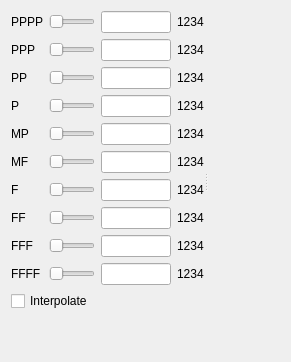
               <widget class="QWidget" name="instrument_dynamics_tab">
                <attribute name="title">
                 <string>Dynamics</string>
                </attribute>
                <layout class="QHBoxLayout" name="horizontalLayout_6">
                 <item>
                  <widget class="QSplitter" name="splitter_5">
                   <property name="orientation">
                    <enum>Qt::Horizontal</enum>
                   </property>
                   <property name="childrenCollapsible">
                    <bool>false</bool>
                   </property>
                   <widget class="QWidget" name="dynamics_widget" native="true">
                    <layout class="QGridLayout" name="gridLayout_15">
                     <item row="2" column="1">
                      <widget class="QSlider" name="pp_slider">
                       <property name="maximum">
                        <number>255</number>
                       </property>
                       <property name="tracking">
                        <bool>false</bool>
                       </property>
                       <property name="orientation">
                        <enum>Qt::Horizontal</enum>
                       </property>
                      </widget>
                     </item>
                     <item row="7" column="2">
                      <widget class="QLineEdit" name="ff_setting"/>
                     </item>
                     <item row="4" column="2">
                      <widget class="QLineEdit" name="mp_setting"/>
                     </item>
                     <item row="5" column="2">
                      <widget class="QLineEdit" name="mf_setting"/>
                     </item>
                     <item row="8" column="0">
                      <widget class="QLabel" name="fff_label">
                       <property name="text">
                        <string>FFF</string>
                       </property>
                      </widget>
                     </item>
                     <item row="6" column="3">
                      <widget class="QLabel" name="f_setting_label">
                       <property name="text">
                        <string>1234</string>
                       </property>
                      </widget>
                     </item>
                     <item row="4" column="0">
                      <widget class="QLabel" name="mp_label">
                       <property name="text">
                        <string>MP</string>
                       </property>
                      </widget>
                     </item>
                     <item row="0" column="0">
                      <widget class="QLabel" name="pppp_label">
                       <property name="text">
                        <string>PPPP</string>
                       </property>
                      </widget>
                     </item>
                     <item row="8" column="1">
                      <widget class="QSlider" name="fff_slider">
                       <property name="maximum">
                        <number>255</number>
                       </property>
                       <property name="tracking">
                        <bool>false</bool>
                       </property>
                       <property name="orientation">
                        <enum>Qt::Horizontal</enum>
                       </property>
                      </widget>
                     </item>
                     <item row="7" column="3">
                      <widget class="QLabel" name="ff_setting_label">
                       <property name="text">
                        <string>1234</string>
                       </property>
                      </widget>
                     </item>
                     <item row="8" column="3">
                      <widget class="QLabel" name="fff_setting_label">
                       <property name="text">
                        <string>1234</string>
                       </property>
                      </widget>
                     </item>
                     <item row="6" column="1">
                      <widget class="QSlider" name="f_slider">
                       <property name="maximum">
                        <number>255</number>
                       </property>
                       <property name="tracking">
                        <bool>false</bool>
                       </property>
                       <property name="orientation">
                        <enum>Qt::Horizontal</enum>
                       </property>
                      </widget>
                     </item>
                     <item row="7" column="1">
                      <widget class="QSlider" name="ff_slider">
                       <property name="maximum">
                        <number>255</number>
                       </property>
                       <property name="tracking">
                        <bool>false</bool>
                       </property>
                       <property name="orientation">
                        <enum>Qt::Horizontal</enum>
                       </property>
                      </widget>
                     </item>
                     <item row="9" column="2">
                      <widget class="QLineEdit" name="ffff_setting"/>
                     </item>
                     <item row="2" column="3">
                      <widget class="QLabel" name="pp_setting_label">
                       <property name="text">
                        <string>1234</string>
                       </property>
                      </widget>
                     </item>
                     <item row="9" column="1">
                      <widget class="QSlider" name="ffff_slider">
                       <property name="maximum">
                        <number>255</number>
                       </property>
                       <property name="tracking">
                        <bool>false</bool>
                       </property>
                       <property name="orientation">
                        <enum>Qt::Horizontal</enum>
                       </property>
                      </widget>
                     </item>
                     <item row="3" column="3">
                      <widget class="QLabel" name="p_setting_label">
                       <property name="text">
                        <string>1234</string>
                       </property>
                      </widget>
                     </item>
                     <item row="8" column="2">
                      <widget class="QLineEdit" name="fff_setting"/>
                     </item>
                     <item row="5" column="1">
                      <widget class="QSlider" name="mf_slider">
                       <property name="maximum">
                        <number>255</number>
                       </property>
                       <property name="tracking">
                        <bool>false</bool>
                       </property>
                       <property name="orientation">
                        <enum>Qt::Horizontal</enum>
                       </property>
                      </widget>
                     </item>
                     <item row="5" column="3">
                      <widget class="QLabel" name="mf_setting_label">
                       <property name="text">
                        <string>1234</string>
                       </property>
                      </widget>
                     </item>
                     <item row="4" column="3">
                      <widget class="QLabel" name="mp_setting_label">
                       <property name="text">
                        <string>1234</string>
                       </property>
                      </widget>
                     </item>
                     <item row="5" column="0">
                      <widget class="QLabel" name="mf_label">
                       <property name="text">
                        <string>MF</string>
                       </property>
                      </widget>
                     </item>
                     <item row="1" column="3">
                      <widget class="QLabel" name="ppp_setting_label">
                       <property name="text">
                        <string>1234</string>
                       </property>
                      </widget>
                     </item>
                     <item row="6" column="2">
                      <widget class="QLineEdit" name="f_setting"/>
                     </item>
                     <item row="4" column="1">
                      <widget class="QSlider" name="mp_slider">
                       <property name="maximum">
                        <number>255</number>
                       </property>
                       <property name="tracking">
                        <bool>false</bool>
                       </property>
                       <property name="orientation">
                        <enum>Qt::Horizontal</enum>
                       </property>
                      </widget>
                     </item>
                     <item row="3" column="1">
                      <widget class="QSlider" name="p_slider">
                       <property name="maximum">
                        <number>255</number>
                       </property>
                       <property name="tracking">
                        <bool>false</bool>
                       </property>
                       <property name="orientation">
                        <enum>Qt::Horizontal</enum>
                       </property>
                      </widget>
                     </item>
                     <item row="1" column="2">
                      <widget class="QLineEdit" name="ppp_setting"/>
                     </item>
                     <item row="3" column="0">
                      <widget class="QLabel" name="p_label">
                       <property name="text">
                        <string>P</string>
                       </property>
                      </widget>
                     </item>
                     <item row="6" column="0">
                      <widget class="QLabel" name="f_label">
                       <property name="text">
                        <string>F</string>
                       </property>
                      </widget>
                     </item>
                     <item row="0" column="1">
                      <widget class="QSlider" name="pppp_slider">
                       <property name="maximum">
                        <number>255</number>
                       </property>
                       <property name="tracking">
                        <bool>false</bool>
                       </property>
                       <property name="orientation">
                        <enum>Qt::Horizontal</enum>
                       </property>
                      </widget>
                     </item>
                     <item row="0" column="3">
                      <widget class="QLabel" name="pppp_setting_label">
                       <property name="text">
                        <string>1234</string>
                       </property>
                      </widget>
                     </item>
                     <item row="0" column="2">
                      <widget class="QLineEdit" name="pppp_setting"/>
                     </item>
                     <item row="3" column="2">
                      <widget class="QLineEdit" name="p_setting"/>
                     </item>
                     <item row="9" column="3">
                      <widget class="QLabel" name="ffff_setting_label">
                       <property name="text">
                        <string>1234</string>
                       </property>
                      </widget>
                     </item>
                     <item row="2" column="2">
                      <widget class="QLineEdit" name="pp_setting"/>
                     </item>
                     <item row="7" column="0">
                      <widget class="QLabel" name="ff_label">
                       <property name="text">
                        <string>FF</string>
                       </property>
                      </widget>
                     </item>
                     <item row="1" column="1">
                      <widget class="QSlider" name="ppp_slider">
                       <property name="maximum">
                        <number>255</number>
                       </property>
                       <property name="tracking">
                        <bool>false</bool>
                       </property>
                       <property name="orientation">
                        <enum>Qt::Horizontal</enum>
                       </property>
                      </widget>
                     </item>
                     <item row="10" column="0" colspan="2">
                      <widget class="QCheckBox" name="interpolate">
                       <property name="text">
                        <string>Interpolate</string>
                       </property>
                      </widget>
                     </item>
                     <item row="9" column="0">
                      <widget class="QLabel" name="ffff_label">
                       <property name="text">
                        <string>FFFF</string>
                       </property>
                      </widget>
                     </item>
                     <item row="1" column="0">
                      <widget class="QLabel" name="ppp_label">
                       <property name="text">
                        <string>PPP</string>
                       </property>
                      </widget>
                     </item>
                     <item row="2" column="0">
                      <widget class="QLabel" name="pp_label">
                       <property name="text">
                        <string>PP</string>
                       </property>
                      </widget>
                     </item>
                     <item row="11" column="0">
                      <spacer name="verticalSpacer_4">
                       <property name="orientation">
                        <enum>Qt::Vertical</enum>
                       </property>
                       <property name="sizeHint" stdset="0">
                        <size>
                         <width>20</width>
                         <height>40</height>
                        </size>
                       </property>
                      </spacer>
                     </item>
                    </layout>
                   </widget>
                   <widget class="QWidget" name="dynamics_spacer" native="true"/>
                  </widget>
                 </item>
                </layout>
               </widget>
